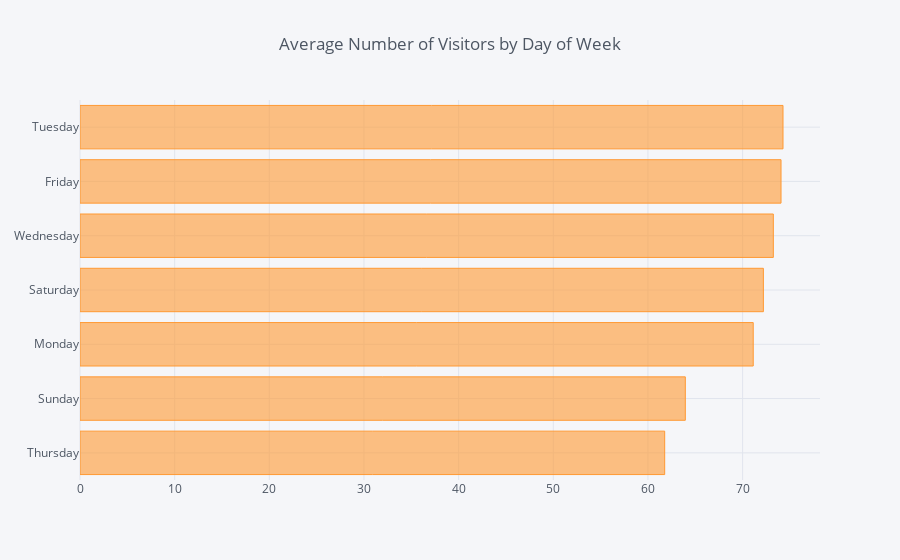

Here is the notebook cell this chart was saved with:
### Code cell
avg_weekdays.mean().sort_values().iplot(kind='barh', title='Average Number of Visitors by Day of Week')

### Figure 1 — Plotly figure (JSON) as saved in the notebook; plotly's stock layout.template omitted (floating-point values rounded to 4 significant figures)
{"data": [{"marker": {"color": "rgba(255, 153, 51, 0.6)", "line": {"color": "rgba(255, 153, 51, 1.0)", "width": 1}}, "name": "None", "orientation": "h", "text": "", "type": "bar", "uid": "1e242210-5692-4f44-a108-7c481bacc40b", "x": [61.77, 63.95, 71.12, 72.19, 73.24, 74.06, 74.27], "y": ["Thursday", "Sunday", "Monday", "Saturday", "Wednesday", "Friday", "Tuesday"]}], "layout": {"autosize": true, "legend": {"bgcolor": "#F5F6F9", "font": {"color": "#4D5663"}}, "paper_bgcolor": "#F5F6F9", "plot_bgcolor": "#F5F6F9", "title": {"font": {"color": "#4D5663"}, "text": "Average Number of Visitors by Day of Week"}, "xaxis": {"autorange": true, "gridcolor": "#E1E5ED", "range": [0, 78.18], "showgrid": true, "tickfont": {"color": "#4D5663"}, "title": {"font": {"color": "#4D5663"}, "text": ""}, "type": "linear", "zerolinecolor": "#E1E5ED"}, "yaxis": {"autorange": true, "gridcolor": "#E1E5ED", "range": [-0.5, 6.5], "showgrid": true, "tickfont": {"color": "#4D5663"}, "title": {"font": {"color": "#4D5663"}, "text": ""}, "type": "category", "zerolinecolor": "#E1E5ED"}}}
